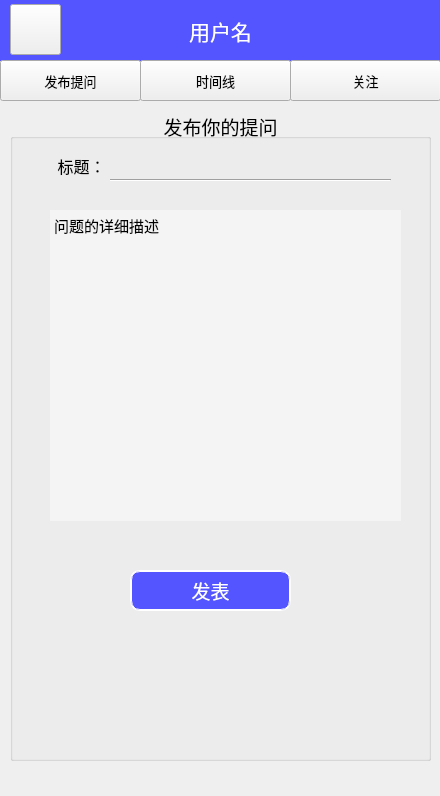
<?xml version="1.0" encoding="UTF-8"?>
<ui version="4.0">
 <class>MainWindow</class>
 <widget class="QMainWindow" name="MainWindow">
  <property name="geometry">
   <rect>
    <x>0</x>
    <y>0</y>
    <width>440</width>
    <height>796</height>
   </rect>
  </property>
  <property name="windowTitle">
   <string>MainWindow</string>
  </property>
  <widget class="QWidget" name="centralwidget">
   <widget class="QLabel" name="label_username">
    <property name="geometry">
     <rect>
      <x>0</x>
      <y>0</y>
      <width>441</width>
      <height>61</height>
     </rect>
    </property>
    <property name="font">
     <font>
      <family>微软雅黑</family>
      <pointsize>16</pointsize>
      <weight>9</weight>
      <italic>false</italic>
      <bold>false</bold>
     </font>
    </property>
    <property name="focusPolicy">
     <enum>Qt::NoFocus</enum>
    </property>
    <property name="contextMenuPolicy">
     <enum>Qt::DefaultContextMenu</enum>
    </property>
    <property name="layoutDirection">
     <enum>Qt::LeftToRight</enum>
    </property>
    <property name="styleSheet">
     <string notr="true">background-color: rgb(85, 85, 255);
color: rgb(255, 255, 255);
font: 75 16pt &quot;微软雅黑&quot;;</string>
    </property>
    <property name="text">
     <string>用户名</string>
    </property>
    <property name="alignment">
     <set>Qt::AlignCenter</set>
    </property>
   </widget>
   <widget class="QStackedWidget" name="stackedWidget">
    <property name="geometry">
     <rect>
      <x>10</x>
      <y>90</y>
      <width>421</width>
      <height>681</height>
     </rect>
    </property>
    <property name="currentIndex">
     <number>0</number>
    </property>
    <widget class="QWidget" name="page">
     <widget class="QGroupBox" name="groupBox">
      <property name="geometry">
       <rect>
        <x>0</x>
        <y>20</y>
        <width>421</width>
        <height>651</height>
       </rect>
      </property>
      <property name="font">
       <font>
        <pointsize>14</pointsize>
       </font>
      </property>
      <property name="title">
       <string>发布你的提问</string>
      </property>
      <property name="alignment">
       <set>Qt::AlignCenter</set>
      </property>
      <property name="flat">
       <bool>false</bool>
      </property>
      <property name="checkable">
       <bool>false</bool>
      </property>
      <property name="checked">
       <bool>false</bool>
      </property>
      <widget class="QLabel" name="label_2">
       <property name="geometry">
        <rect>
         <x>40</x>
         <y>40</y>
         <width>63</width>
         <height>31</height>
        </rect>
       </property>
       <property name="font">
        <font>
         <pointsize>12</pointsize>
        </font>
       </property>
       <property name="text">
        <string>标题：</string>
       </property>
       <property name="alignment">
        <set>Qt::AlignCenter</set>
       </property>
      </widget>
      <widget class="QLineEdit" name="lineEdit_question_title">
       <property name="geometry">
        <rect>
         <x>100</x>
         <y>39</y>
         <width>271</width>
         <height>31</height>
        </rect>
       </property>
       <property name="font">
        <font>
         <pointsize>12</pointsize>
         <underline>false</underline>
        </font>
       </property>
       <property name="styleSheet">
        <string notr="true">background-color: rgba(255, 255, 255, 0%);</string>
       </property>
       <property name="frame">
        <bool>false</bool>
       </property>
       <property name="cursorMoveStyle">
        <enum>Qt::LogicalMoveStyle</enum>
       </property>
       <property name="clearButtonEnabled">
        <bool>false</bool>
       </property>
      </widget>
      <widget class="Line" name="line">
       <property name="geometry">
        <rect>
         <x>100</x>
         <y>60</y>
         <width>281</width>
         <height>20</height>
        </rect>
       </property>
       <property name="orientation">
        <enum>Qt::Horizontal</enum>
       </property>
      </widget>
      <widget class="QTextEdit" name="textEdit_question_detail">
       <property name="geometry">
        <rect>
         <x>40</x>
         <y>100</y>
         <width>351</width>
         <height>311</height>
        </rect>
       </property>
       <property name="font">
        <font>
         <pointsize>12</pointsize>
        </font>
       </property>
       <property name="styleSheet">
        <string notr="true">background-color: rgba(255, 255, 255, 40%);</string>
       </property>
       <property name="frameShape">
        <enum>QFrame::NoFrame</enum>
       </property>
       <property name="html">
        <string>&lt;!DOCTYPE HTML PUBLIC &quot;-//W3C//DTD HTML 4.0//EN&quot; &quot;http://www.w3.org/TR/REC-html40/strict.dtd&quot;&gt;
&lt;html&gt;&lt;head&gt;&lt;meta name=&quot;qrichtext&quot; content=&quot;1&quot; /&gt;&lt;style type=&quot;text/css&quot;&gt;
p, li { white-space: pre-wrap; }
&lt;/style&gt;&lt;/head&gt;&lt;body style=&quot; font-family:'SimSun'; font-size:12pt; font-weight:400; font-style:normal;&quot;&gt;
&lt;p style=&quot; margin-top:0px; margin-bottom:0px; margin-left:0px; margin-right:0px; -qt-block-indent:0; text-indent:0px;&quot;&gt;&lt;span style=&quot; font-size:11pt;&quot;&gt;问题的详细描述&lt;/span&gt;&lt;/p&gt;&lt;/body&gt;&lt;/html&gt;</string>
       </property>
      </widget>
      <widget class="QPushButton" name="pushButton_summit_question">
       <property name="geometry">
        <rect>
         <x>120</x>
         <y>460</y>
         <width>161</width>
         <height>41</height>
        </rect>
       </property>
       <property name="styleSheet">
        <string notr="true">QPushButton{
	border:2px groove rgb(255,255,255,0,0);border-radius:10px;padding:2px 4px;
	font: 14pt &quot;Adobe 黑体 Std R&quot;;
color:white;
	
	background-color: rgb(85, 85, 255);
}

</string>
       </property>
       <property name="text">
        <string>发表</string>
       </property>
      </widget>
     </widget>
    </widget>
    <widget class="QWidget" name="page_2">
     <widget class="QGroupBox" name="groupBox_2">
      <property name="geometry">
       <rect>
        <x>0</x>
        <y>20</y>
        <width>421</width>
        <height>651</height>
       </rect>
      </property>
      <property name="font">
       <font>
        <pointsize>14</pointsize>
       </font>
      </property>
      <property name="title">
       <string>时间线</string>
      </property>
      <property name="alignment">
       <set>Qt::AlignCenter</set>
      </property>
      <property name="flat">
       <bool>false</bool>
      </property>
      <property name="checkable">
       <bool>false</bool>
      </property>
      <property name="checked">
       <bool>false</bool>
      </property>
      <widget class="QLineEdit" name="lineEdit_quest_title_2">
       <property name="geometry">
        <rect>
         <x>100</x>
         <y>39</y>
         <width>271</width>
         <height>31</height>
        </rect>
       </property>
       <property name="font">
        <font>
         <pointsize>12</pointsize>
         <underline>false</underline>
        </font>
       </property>
       <property name="styleSheet">
        <string notr="true">background-color: rgba(255, 255, 255, 0%);</string>
       </property>
       <property name="frame">
        <bool>false</bool>
       </property>
       <property name="cursorMoveStyle">
        <enum>Qt::LogicalMoveStyle</enum>
       </property>
       <property name="clearButtonEnabled">
        <bool>false</bool>
       </property>
      </widget>
      <widget class="QListWidget" name="listWidget_question">
       <property name="geometry">
        <rect>
         <x>9</x>
         <y>30</y>
         <width>400</width>
         <height>571</height>
        </rect>
       </property>
       <property name="sizeIncrement">
        <size>
         <width>0</width>
         <height>0</height>
        </size>
       </property>
       <property name="baseSize">
        <size>
         <width>0</width>
         <height>0</height>
        </size>
       </property>
       <property name="font">
        <font>
         <pointsize>67</pointsize>
        </font>
       </property>
       <property name="styleSheet">
        <string notr="true"/>
       </property>
       <property name="frameShape">
        <enum>QFrame::NoFrame</enum>
       </property>
       <property name="sizeAdjustPolicy">
        <enum>QAbstractScrollArea::AdjustIgnored</enum>
       </property>
       <property name="iconSize">
        <size>
         <width>0</width>
         <height>16</height>
        </size>
       </property>
      </widget>
      <widget class="QPushButton" name="pushButton_prevpage">
       <property name="geometry">
        <rect>
         <x>20</x>
         <y>610</y>
         <width>82</width>
         <height>25</height>
        </rect>
       </property>
       <property name="text">
        <string>上一页</string>
       </property>
      </widget>
      <widget class="QLabel" name="label_currentpage">
       <property name="geometry">
        <rect>
         <x>120</x>
         <y>613</y>
         <width>171</width>
         <height>20</height>
        </rect>
       </property>
       <property name="font">
        <font>
         <pointsize>12</pointsize>
        </font>
       </property>
       <property name="text">
        <string>当前第1页，共3页</string>
       </property>
       <property name="alignment">
        <set>Qt::AlignCenter</set>
       </property>
      </widget>
      <widget class="QPushButton" name="pushButton_nextpage">
       <property name="geometry">
        <rect>
         <x>320</x>
         <y>610</y>
         <width>82</width>
         <height>25</height>
        </rect>
       </property>
       <property name="text">
        <string>下一页</string>
       </property>
      </widget>
     </widget>
    </widget>
    <widget class="QWidget" name="page_3">
     <widget class="QGroupBox" name="groupBox_3">
      <property name="geometry">
       <rect>
        <x>0</x>
        <y>20</y>
        <width>421</width>
        <height>651</height>
       </rect>
      </property>
      <property name="font">
       <font>
        <pointsize>14</pointsize>
       </font>
      </property>
      <property name="title">
       <string>关注</string>
      </property>
      <property name="alignment">
       <set>Qt::AlignCenter</set>
      </property>
      <property name="flat">
       <bool>false</bool>
      </property>
      <property name="checkable">
       <bool>false</bool>
      </property>
      <property name="checked">
       <bool>false</bool>
      </property>
      <widget class="QLineEdit" name="lineEdit_quest_title_3">
       <property name="geometry">
        <rect>
         <x>100</x>
         <y>39</y>
         <width>271</width>
         <height>31</height>
        </rect>
       </property>
       <property name="font">
        <font>
         <pointsize>12</pointsize>
         <underline>false</underline>
        </font>
       </property>
       <property name="styleSheet">
        <string notr="true">background-color: rgba(255, 255, 255, 0%);</string>
       </property>
       <property name="frame">
        <bool>false</bool>
       </property>
       <property name="cursorMoveStyle">
        <enum>Qt::LogicalMoveStyle</enum>
       </property>
       <property name="clearButtonEnabled">
        <bool>false</bool>
       </property>
      </widget>
      <widget class="QListWidget" name="listWidget_focus">
       <property name="geometry">
        <rect>
         <x>9</x>
         <y>30</y>
         <width>400</width>
         <height>571</height>
        </rect>
       </property>
       <property name="sizeIncrement">
        <size>
         <width>0</width>
         <height>0</height>
        </size>
       </property>
       <property name="baseSize">
        <size>
         <width>0</width>
         <height>0</height>
        </size>
       </property>
       <property name="font">
        <font>
         <pointsize>40</pointsize>
        </font>
       </property>
       <property name="sizeAdjustPolicy">
        <enum>QAbstractScrollArea::AdjustIgnored</enum>
       </property>
       <property name="iconSize">
        <size>
         <width>0</width>
         <height>16</height>
        </size>
       </property>
      </widget>
     </widget>
    </widget>
    <widget class="QWidget" name="page_4">
     <widget class="QGroupBox" name="groupBox_4">
      <property name="geometry">
       <rect>
        <x>0</x>
        <y>20</y>
        <width>421</width>
        <height>651</height>
       </rect>
      </property>
      <property name="font">
       <font>
        <pointsize>14</pointsize>
       </font>
      </property>
      <property name="title">
       <string>账户管理</string>
      </property>
      <property name="alignment">
       <set>Qt::AlignCenter</set>
      </property>
      <property name="flat">
       <bool>false</bool>
      </property>
      <property name="checkable">
       <bool>false</bool>
      </property>
      <property name="checked">
       <bool>false</bool>
      </property>
      <widget class="QLineEdit" name="lineEdit_quest_title_4">
       <property name="geometry">
        <rect>
         <x>100</x>
         <y>39</y>
         <width>271</width>
         <height>31</height>
        </rect>
       </property>
       <property name="font">
        <font>
         <pointsize>12</pointsize>
         <underline>false</underline>
        </font>
       </property>
       <property name="styleSheet">
        <string notr="true">background-color: rgba(255, 255, 255, 0%);</string>
       </property>
       <property name="frame">
        <bool>false</bool>
       </property>
       <property name="cursorMoveStyle">
        <enum>Qt::LogicalMoveStyle</enum>
       </property>
       <property name="clearButtonEnabled">
        <bool>false</bool>
       </property>
      </widget>
      <widget class="QLabel" name="label_manager_image">
       <property name="geometry">
        <rect>
         <x>180</x>
         <y>60</y>
         <width>71</width>
         <height>71</height>
        </rect>
       </property>
       <property name="font">
        <font>
         <pointsize>13</pointsize>
        </font>
       </property>
       <property name="styleSheet">
        <string notr="true">background-color: rgb(255, 255, 255,0%);
border-image: url(:/Resource/head_pic.png);</string>
       </property>
       <property name="text">
        <string/>
       </property>
      </widget>
      <widget class="QPushButton" name="pushButton_logout">
       <property name="geometry">
        <rect>
         <x>120</x>
         <y>390</y>
         <width>171</width>
         <height>51</height>
        </rect>
       </property>
       <property name="font">
        <font>
         <pointsize>14</pointsize>
         <weight>75</weight>
         <bold>true</bold>
        </font>
       </property>
       <property name="styleSheet">
        <string notr="true">QPushButton{
	border:2px groove rgb(255,255,255,0,0);border-radius:10px;padding:2px 4px;

color:white;
	
	background-color: rgb(85, 85, 255);
}

</string>
       </property>
       <property name="text">
        <string>注销登陆</string>
       </property>
      </widget>
      <widget class="QLabel" name="label_6">
       <property name="geometry">
        <rect>
         <x>20</x>
         <y>30</y>
         <width>391</width>
         <height>601</height>
        </rect>
       </property>
       <property name="styleSheet">
        <string notr="true">border-radius:10px;background-color: rgb(255, 255, 255,50%);</string>
       </property>
       <property name="text">
        <string/>
       </property>
      </widget>
      <widget class="QLabel" name="label_manager_name">
       <property name="geometry">
        <rect>
         <x>110</x>
         <y>150</y>
         <width>211</width>
         <height>31</height>
        </rect>
       </property>
       <property name="font">
        <font>
         <pointsize>16</pointsize>
        </font>
       </property>
       <property name="styleSheet">
        <string notr="true">background-color: rgb(255, 255, 255,0%);</string>
       </property>
       <property name="text">
        <string>JackChance</string>
       </property>
       <property name="alignment">
        <set>Qt::AlignCenter</set>
       </property>
      </widget>
      <widget class="QLabel" name="label_answer_num">
       <property name="geometry">
        <rect>
         <x>30</x>
         <y>260</y>
         <width>81</width>
         <height>31</height>
        </rect>
       </property>
       <property name="baseSize">
        <size>
         <width>0</width>
         <height>0</height>
        </size>
       </property>
       <property name="font">
        <font>
         <pointsize>18</pointsize>
        </font>
       </property>
       <property name="styleSheet">
        <string notr="true"/>
       </property>
       <property name="text">
        <string>10</string>
       </property>
       <property name="alignment">
        <set>Qt::AlignCenter</set>
       </property>
      </widget>
      <widget class="QLabel" name="label_fan_num">
       <property name="geometry">
        <rect>
         <x>120</x>
         <y>260</y>
         <width>81</width>
         <height>31</height>
        </rect>
       </property>
       <property name="baseSize">
        <size>
         <width>0</width>
         <height>0</height>
        </size>
       </property>
       <property name="font">
        <font>
         <pointsize>18</pointsize>
        </font>
       </property>
       <property name="text">
        <string>10</string>
       </property>
       <property name="alignment">
        <set>Qt::AlignCenter</set>
       </property>
      </widget>
      <widget class="QLabel" name="label_question_num">
       <property name="geometry">
        <rect>
         <x>315</x>
         <y>260</y>
         <width>71</width>
         <height>31</height>
        </rect>
       </property>
       <property name="baseSize">
        <size>
         <width>0</width>
         <height>0</height>
        </size>
       </property>
       <property name="font">
        <font>
         <pointsize>18</pointsize>
        </font>
       </property>
       <property name="text">
        <string>10</string>
       </property>
       <property name="alignment">
        <set>Qt::AlignCenter</set>
       </property>
      </widget>
      <widget class="QLabel" name="label_5">
       <property name="geometry">
        <rect>
         <x>50</x>
         <y>210</y>
         <width>41</width>
         <height>41</height>
        </rect>
       </property>
       <property name="styleSheet">
        <string notr="true">border-image: url(:/Resource/answerpic.png);</string>
       </property>
       <property name="text">
        <string/>
       </property>
      </widget>
      <widget class="QLabel" name="label_7">
       <property name="geometry">
        <rect>
         <x>140</x>
         <y>210</y>
         <width>41</width>
         <height>41</height>
        </rect>
       </property>
       <property name="styleSheet">
        <string notr="true">border-image: url(:/Resource/fans.png);</string>
       </property>
       <property name="text">
        <string/>
       </property>
      </widget>
      <widget class="QLabel" name="label_8">
       <property name="geometry">
        <rect>
         <x>330</x>
         <y>210</y>
         <width>41</width>
         <height>41</height>
        </rect>
       </property>
       <property name="styleSheet">
        <string notr="true">border-image: url(:/Resource/question.png);</string>
       </property>
       <property name="text">
        <string/>
       </property>
      </widget>
      <widget class="QLabel" name="label_9">
       <property name="geometry">
        <rect>
         <x>230</x>
         <y>210</y>
         <width>41</width>
         <height>41</height>
        </rect>
       </property>
       <property name="styleSheet">
        <string notr="true">border-image: url(:/Resource/dianzan.png);</string>
       </property>
       <property name="text">
        <string/>
       </property>
      </widget>
      <widget class="QLabel" name="label_praise_num">
       <property name="geometry">
        <rect>
         <x>215</x>
         <y>260</y>
         <width>71</width>
         <height>31</height>
        </rect>
       </property>
       <property name="baseSize">
        <size>
         <width>0</width>
         <height>0</height>
        </size>
       </property>
       <property name="font">
        <font>
         <pointsize>18</pointsize>
        </font>
       </property>
       <property name="text">
        <string>10</string>
       </property>
       <property name="alignment">
        <set>Qt::AlignCenter</set>
       </property>
      </widget>
      <widget class="QPushButton" name="pushButton_quit">
       <property name="geometry">
        <rect>
         <x>120</x>
         <y>480</y>
         <width>171</width>
         <height>51</height>
        </rect>
       </property>
       <property name="font">
        <font>
         <pointsize>14</pointsize>
         <weight>75</weight>
         <bold>true</bold>
        </font>
       </property>
       <property name="styleSheet">
        <string notr="true">QPushButton{
	border:2px groove rgb(255,255,255,0,0);border-radius:10px;padding:2px 4px;
color:white;
	
	background-color: rgb(85, 85, 255);
}

</string>
       </property>
       <property name="text">
        <string>退出系统</string>
       </property>
      </widget>
      <widget class="QPushButton" name="pushButton_quit_manager">
       <property name="geometry">
        <rect>
         <x>380</x>
         <y>30</y>
         <width>30</width>
         <height>30</height>
        </rect>
       </property>
       <property name="styleSheet">
        <string notr="true">border-image: url(:/Resource/close.png);</string>
       </property>
       <property name="text">
        <string/>
       </property>
      </widget>
      <zorder>label_6</zorder>
      <zorder>lineEdit_quest_title_4</zorder>
      <zorder>label_manager_image</zorder>
      <zorder>pushButton_logout</zorder>
      <zorder>label_manager_name</zorder>
      <zorder>label_answer_num</zorder>
      <zorder>label_fan_num</zorder>
      <zorder>label_question_num</zorder>
      <zorder>label_5</zorder>
      <zorder>label_7</zorder>
      <zorder>label_8</zorder>
      <zorder>label_9</zorder>
      <zorder>label_praise_num</zorder>
      <zorder>pushButton_quit</zorder>
      <zorder>pushButton_quit_manager</zorder>
     </widget>
    </widget>
   </widget>
   <widget class="QPushButton" name="pushButton_send_question">
    <property name="geometry">
     <rect>
      <x>0</x>
      <y>60</y>
      <width>141</width>
      <height>41</height>
     </rect>
    </property>
    <property name="font">
     <font>
      <pointsize>10</pointsize>
     </font>
    </property>
    <property name="text">
     <string>发布提问</string>
    </property>
   </widget>
   <widget class="QPushButton" name="pushButton_time_line">
    <property name="enabled">
     <bool>true</bool>
    </property>
    <property name="geometry">
     <rect>
      <x>140</x>
      <y>60</y>
      <width>151</width>
      <height>41</height>
     </rect>
    </property>
    <property name="font">
     <font>
      <pointsize>10</pointsize>
     </font>
    </property>
    <property name="text">
     <string>时间线</string>
    </property>
   </widget>
   <widget class="QPushButton" name="pushButton_collection_focus">
    <property name="geometry">
     <rect>
      <x>290</x>
      <y>60</y>
      <width>151</width>
      <height>41</height>
     </rect>
    </property>
    <property name="font">
     <font>
      <pointsize>10</pointsize>
     </font>
    </property>
    <property name="text">
     <string>关注</string>
    </property>
   </widget>
   <widget class="QPushButton" name="pushButton_image">
    <property name="geometry">
     <rect>
      <x>10</x>
      <y>4</y>
      <width>51</width>
      <height>51</height>
     </rect>
    </property>
    <property name="styleSheet">
     <string notr="true">border-image: url(:/Resource/head_pic.png);</string>
    </property>
    <property name="text">
     <string/>
    </property>
   </widget>
  </widget>
  <widget class="QMenuBar" name="menubar">
   <property name="geometry">
    <rect>
     <x>0</x>
     <y>0</y>
     <width>440</width>
     <height>25</height>
    </rect>
   </property>
  </widget>
 </widget>
 <resources/>
 <connections/>
</ui>
